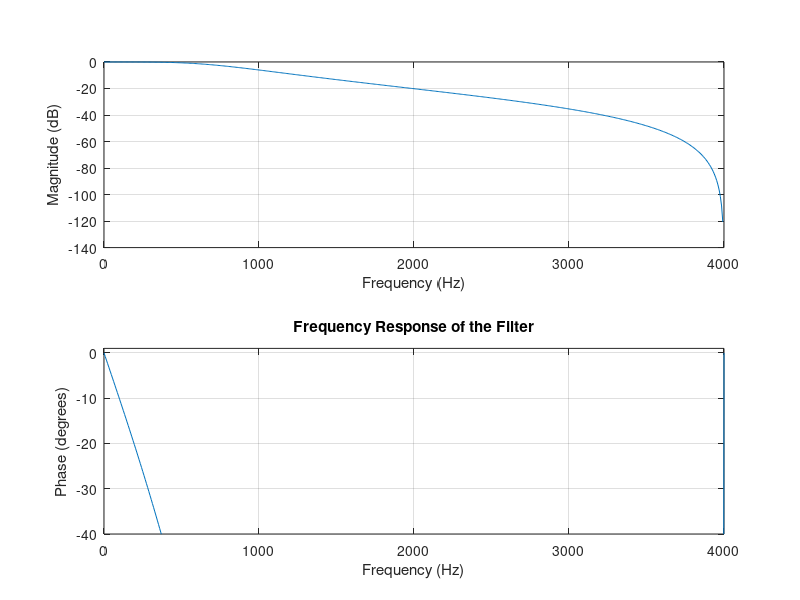

Write MATLAB code to recreate this figure.
N = 2;
Wc = 800;
FS = 8000;
wc = 2*pi*Wc/FS;
T = 1;
[a, b] = butter(N, wc, 's');
[ad, bd] = bilinear(a, b, T);
freqz(ad,bd,512,8000); 
axis([0 4000 -40 1]);
title('Frequency Response of the Filter')